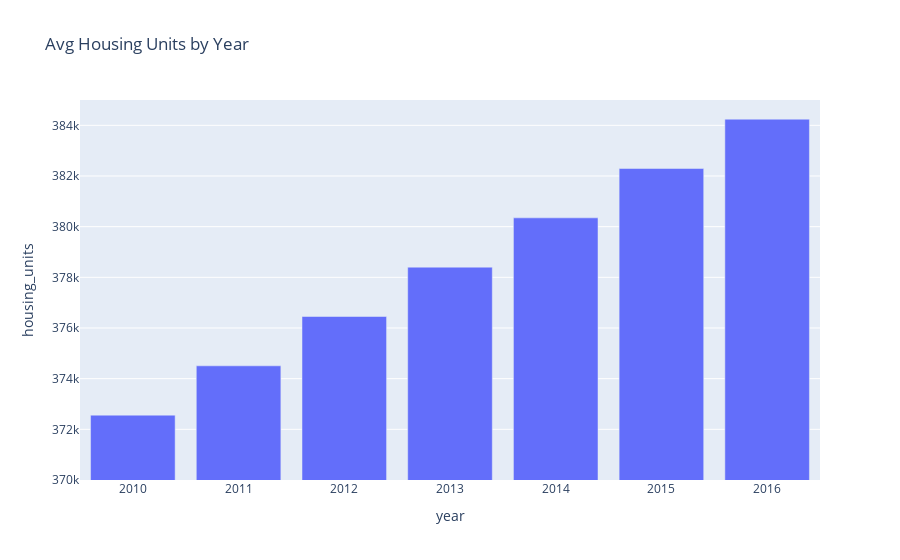

The notebook cell this image was saved under:
### Code cell
# Use the Pandas plot function to plot the average housing units per year.
# Note: You will need to manually adjust the y limit of the chart using the min and max values from above.
# YOUR CODE HERE!

housing_units_by_year_avg = sfo_data.groupby("year").mean().reset_index()
bar_plot2 = px.bar(
    housing_units_by_year_avg, x="year", y="housing_units", title="Avg Housing Units by Year", range_y=([370000,385000])
)

bar_plot2
# Optional Challenge: Use the min, max, and std to scale the y limits of the chart
# YOUR CODE HERE!

### Figure 1 — Plotly figure (JSON) as saved in the notebook; plotly's stock layout.template omitted (floating-point values rounded to 4 significant figures)
{"data": [{"alignmentgroup": "True", "hovertemplate": "year=%{x}<br>housing_units=%{y}<extra></extra>", "legendgroup": "", "marker": {"color": "#636efa"}, "name": "", "offsetgroup": "", "orientation": "v", "showlegend": false, "textposition": "auto", "type": "bar", "x": [2010, 2011, 2012, 2013, 2014, 2015, 2016], "xaxis": "x", "y": [372560, 374507, 376454, 378401, 380348, 382295, 384242], "yaxis": "y"}], "layout": {"autosize": true, "barmode": "relative", "legend": {"tracegroupgap": 0}, "title": {"text": "Avg Housing Units by Year"}, "xaxis": {"anchor": "y", "autorange": true, "domain": [0, 1], "range": [2010.0, 2016.0], "title": {"text": "year"}, "type": "linear"}, "yaxis": {"anchor": "x", "domain": [0, 1], "range": [370000, 385000], "title": {"text": "housing_units"}, "type": "linear"}}}
